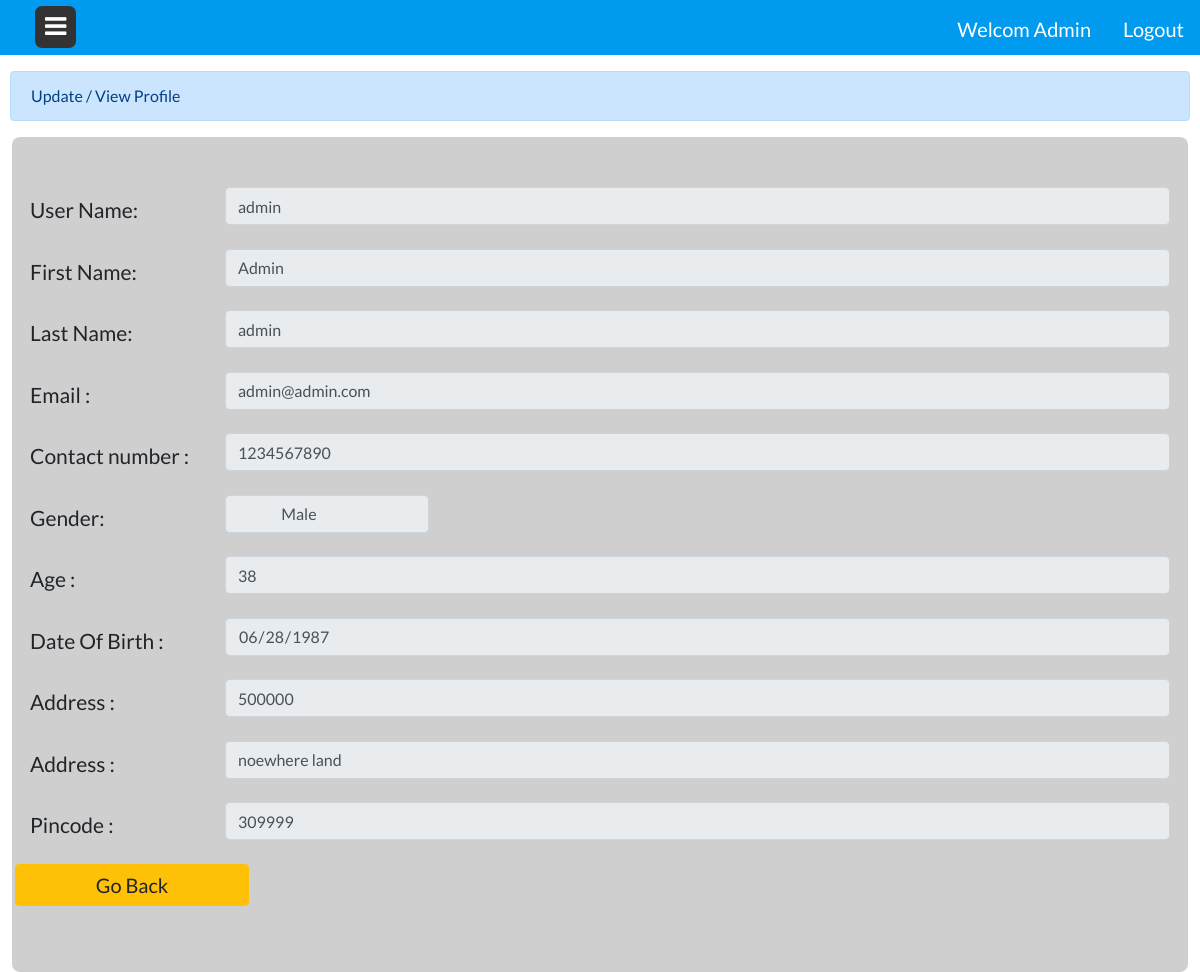
The app's page /admin/employee-profile.php?viewid=admin@admin.com with its own data.
### tables this page shows
CREATE TABLE `profile_tbl` (
  `id` int(11) NOT NULL,
  `user_name` varchar(20) NOT NULL,
  `f_name` varchar(20) NOT NULL,
  `l_name` varchar(20) NOT NULL,
  `email` varchar(30) NOT NULL,
  `phone` bigint(13) NOT NULL,
  `gender` varchar(10) NOT NULL,
  `age` int(3) NOT NULL,
  `dob` date NOT NULL,
  `address` varchar(150) NOT NULL,
  `pincode` int(10) NOT NULL,
  `password` varchar(30) NOT NULL,
  `status` int(1) DEFAULT NULL COMMENT '1=admin,0=employee',
  `salary` int(11) DEFAULT NULL
);

### admin/employee-profile.php (the view, shortened to what this page needs)
<?php
include ('../include/conn.php');
$viewid=$_GET['viewid'];
$result=mysqli_query($conn,"select * from profile_tbl where email='$viewid'");
if($row=mysqli_fetch_row($result))
{ $user_name=$row[1];
	$f_name=$row[2];
	$l_name=$row[3];
  $email=$row[4];
	$phone=$row[5];
	$gender=$row[6];
	$age=$row[7];
	$dob=$row[8];
	$address=$row[9];
	$pincode=$row[10];
  $salary=$row[13];
}
include "header.php";
?>
<!DOCTYPE html>
<html>
<head>
</head>
<body>
	<div class="alert alert-primary" role="alert">Update / View Profile</div>
	<div class="inputform">
		<form method="post" class="container">
  			<div class="form-group row">
    			<label class="col-sm-2 col-form-label">User Name:</label>
    			<div class="col-sm-10">
    				<input type="text" class="form-control" name="username" value="<?php echo $user_name?>"  readonly="true">
    			</div>
  			</div>
  			<div class="form-group row">
    			<label for="inputPassword" class="col-sm-2 col-form-label">First Name:</label>
    			<div class="col-sm-10">
    				<input type="text" class="form-control" name="f_name" value="<?php echo $f_name;?>"  readonly="true">
    			</div>
  			</div>
  			<div class="form-group row">
    			<label class="col-sm-2 col-form-label">Last Name:</label>
    			<div class="col-sm-10">
    				<input type="text" class="form-control" name="l_name" value="<?php echo $l_name;?>"  readonly="true">
    			</div>
  			</div>
  			<div class="form-group row">
    			<label class="col-sm-2 col-form-label">Email :</label>
    			<div class="col-sm-10">
    				<input type="text" class="form-control" name="email" value="<?php echo $email; ?>" readonly="true">
    			</div>
  			</div>
  			<div class="form-group row">
    			<label class="col-sm-2 col-form-label">Contact number :</label>
    			<div class="col-sm-10">
    				<input type="text" class="form-control" name="phone" value="<?php echo $phone; ?>"  readonly="true">
    			</div>
  			</div>
  			<div class="form-group row">
    			<label class="col-sm-2 col-form-label">Gender:</label>
    			<div class="col-sm-10">
    				<div class="form-check form-check-inline">
              <input type="text" name="gender" class="form-control"  readonly="true" value="
              <?php
              switch($gender)
              {
                case "Male";
                echo "Male";
                break;
              }
              ?>">
					</div>
    			</div>
  			</div>
  			<div class="form-group row">
    			<label class="col-sm-2 col-form-label">Age :</label>
    			<div class="col-sm-10">
    				<input type="text" class="form-control" name="age" value="<?php echo $age;?>"  readonly="true">
    			</div>
  			</div>
  			<div class="form-group row">
    			<label class="col-sm-2 col-form-label">Date Of Birth :</label>
    			<div class="col-sm-10">
    				<input type="date" class="form-control" name="dob" value="<?php echo $dob;?>"  readonly="true">
    			</div>
  			</div>
  			<div class="form-group row">
    			<label class="col-sm-2 col-form-label">Address :</label>
    			<div class="col-sm-10">
    				<input type="text" class="form-control" name="salary" value="<?php echo $salary;?>"  readonly="true">
    			</div>
  			</div>
        <div class="form-group row">
          <label class="col-sm-2 col-form-label">Address :</label>
          <div class="col-sm-10">
            <input type="text" class="form-control" name="address" value="<?php echo $address;?>"  readonly="true">
          </div>
        </div>
  			<div class="form-group row">
    			<label class="col-sm-2 col-form-label">Pincode :</label>
    			<div class="col-sm-10">
    				<input type="text" class="form-control" name="pincode" value="<?php echo $pincode;?>"  readonly="true">
    			</div>
  			</div>
  			<div class="form-group row">
    			<input type="submit" class="btn btn-warning" name="submit" value="Go Back">
  			</div>
    	</form>
	</div>
</body>
</html>

### include/header.css (style rules this page uses)
* { margin: 0; padding: 0; box-sizing: border-box; font-family: 'Lato', sans-serif; }
body { width: 100%; height: 100vh; position: relative; }

### admin/header.php (style rules this page uses)
* { margin: 0; padding: 0; box-sizing: border-box; font-family: 'Lato', sans-serif; }
body { width: 100%; height: 100vh; position: relative; }

### admin/employee-profile.php (style rules this page uses)
.alert { margin-left: 10px; margin-right:10px; }
.btn { width: 20%; padding: 5px; margin-right: 20px; font-size: 20px; }
.inputform { background-color: #cfcfcf; font-size: 21px; margin:0% 1% ; width: 98%; border-radius: 8px; }
.container { padding:50px 0px; }

### records on screen
profile_tbl: username "admin", f_name "Admin", l_name "admin", email "admin@admin.com", phone "1234567890", gender "Male", age "38", dob "06/28/1987", salary "500000", address "noewhere land", pincode "309999"
